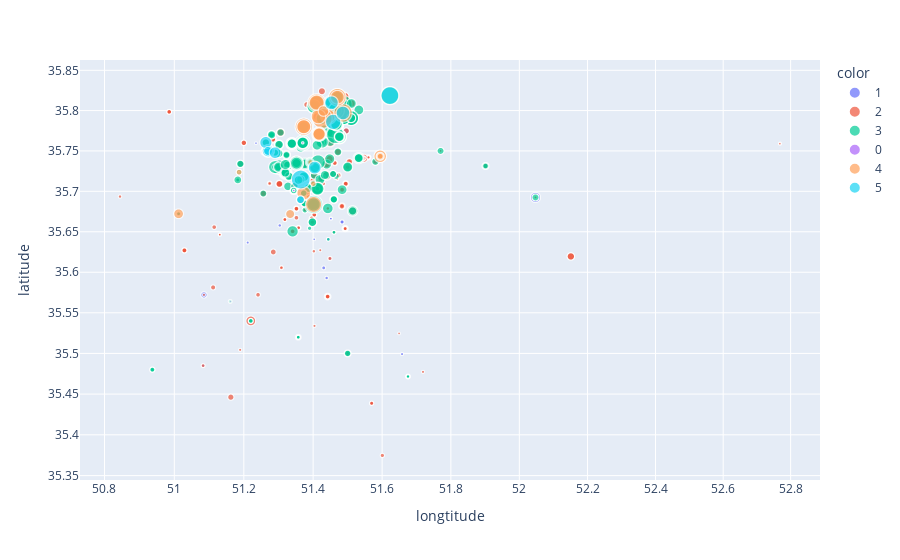

The code cell stored with this chart in its notebook:
### Code cell
px.scatter(df, x='longtitude', y='latitude', size='price' , 
           hover_name='address' , color=df['room'].astype(str), log_x=True, log_y=True)

### Figure 1 — Plotly figure (JSON) as saved in the notebook; plotly's stock layout.template omitted (floating-point values rounded to 4 significant figures; data arrays with more than 128 entries replaced by an {"elided": "..."} marker saying what was removed)
{"data": [{"hovertemplate": "<b>%{hovertext}</b><br><br>color=1<br>longtitude=%{x}<br>latitude=%{y}<br>price=%{marker.size}<extra></extra>", "hovertext": {"elided": "626 str values"}, "legendgroup": "1", "marker": {"color": "#636efa", "size": {"elided": "626 int values"}, "sizemode": "area", "sizeref": 79170000, "symbol": "circle"}, "mode": "markers", "name": "1", "showlegend": true, "type": "scattergl", "x": {"elided": "626 float values"}, "xaxis": "x", "y": {"elided": "626 float values"}, "yaxis": "y"}, {"hovertemplate": "<b>%{hovertext}</b><br><br>color=2<br>longtitude=%{x}<br>latitude=%{y}<br>price=%{marker.size}<extra></extra>", "hovertext": {"elided": "1795 str values"}, "legendgroup": "2", "marker": {"color": "#EF553B", "size": {"elided": "1795 int values"}, "sizemode": "area", "sizeref": 79170000, "symbol": "circle"}, "mode": "markers", "name": "2", "showlegend": true, "type": "scattergl", "x": {"elided": "1795 float values"}, "xaxis": "x", "y": {"elided": "1795 float values"}, "yaxis": "y"}, {"hovertemplate": "<b>%{hovertext}</b><br><br>color=3<br>longtitude=%{x}<br>latitude=%{y}<br>price=%{marker.size}<extra></extra>", "hovertext": {"elided": "606 str values"}, "legendgroup": "3", "marker": {"color": "#00cc96", "size": {"elided": "606 int values"}, "sizemode": "area", "sizeref": 79170000, "symbol": "circle"}, "mode": "markers", "name": "3", "showlegend": true, "type": "scattergl", "x": {"elided": "606 float values"}, "xaxis": "x", "y": {"elided": "606 float values"}, "yaxis": "y"}, {"hovertemplate": "<b>%{hovertext}</b><br><br>color=0<br>longtitude=%{x}<br>latitude=%{y}<br>price=%{marker.size}<extra></extra>", "hovertext": ["Shahrake Qods", "Ostad Moein", "Nasim Shahr", "Northern Chitgar", "Ostad Moein", "Shahrake Qods"], "legendgroup": "0", "marker": {"color": "#ab63fa", "size": [248000000, 650000000, 360000000, 345000000, 500000000, 470000000], "sizemode": "area", "sizeref": 79170000, "symbol": "circle"}, "mode": "markers", "name": "0", "showlegend": true, "type": "scattergl", "x": [51.37, 51.34, 51.16, 51.19, 51.34, 51.37], "xaxis": "x", "y": [35.76, 35.7, 35.56, 35.72, 35.7, 35.76], "yaxis": "y"}, {"hovertemplate": "<b>%{hovertext}</b><br><br>color=4<br>longtitude=%{x}<br>latitude=%{y}<br>price=%{marker.size}<extra></extra>", "hovertext": ["Gheitarieh", "Saadat Abad", "Persian Gulf Martyrs Lake", "Saadat Abad", "Saadat Abad", "Zaferanieh", "Persian Gulf Martyrs Lake", "Andisheh", "Gheitarieh", "Andisheh", "Jeyhoon", "Elahieh", "Mahmoudieh", "Zaferanieh", "Andisheh", "Aqdasieh", "Andisheh", "Persian Gulf Martyrs Lake", "Shahryar", "Andisheh", "Mehrabad", "Kamranieh", "Niavaran", "Jordan", "Zaferanieh", "Andisheh", "Andisheh", "Tajrish", "Keshavarz Boulevard", "Northern Chitgar", "Jordan", "Jordan", "Jordan", "Amirabad", "Niavaran", "Azarbaijan", "Persian Gulf Martyrs Lake"], "legendgroup": "4", "marker": {"color": "#FFA15A", "size": [20000000000, 24000000000, 12850000000, 15000000000, 15500000000, 26000000000, 5100000000, 5500000000, 14000000000, 5700000000, 4700000000, 31668000000, 17000000000, 15950000000, 5200000000, 27000000000, 3060000000, 4800000000, 7500000000, 4300000000, 6200000000, 20250000000, 25000000000, 12000000000, 18750000000, 5700000000, 5700000000, 9000000000, 2420000000, 2720000000, 17000000000, 13000000000, 11385000000, 2400000000, 15000000000, 15000000000, 2720000000], "sizemode": "area", "sizeref": 79170000, "symbol": "circle"}, "mode": "markers", "name": "4", "showlegend": true, "type": "scattergl", "x": [51.44, 51.37, 51.59, 51.37, 51.37, 51.41, 51.59, 51.27, 51.44, 51.27, 51.36, 51.43, 51.42, 51.41, 51.27, 51.49, 51.27, 51.59, 51.01, 51.27, 51.33, 51.4, 51.47, 51.42, 51.41, 51.27, 51.27, 51.43, 51.4, 51.19, 51.42, 51.42, 51.42, 51.39, 51.47, 51.37, 51.59], "xaxis": "x", "y": [35.79, 35.78, 35.74, 35.78, 35.78, 35.81, 35.74, 35.75, 35.79, 35.75, 35.69, 35.79, 35.79, 35.81, 35.75, 35.8, 35.75, 35.74, 35.67, 35.75, 35.67, 35.68, 35.82, 35.77, 35.81, 35.75, 35.75, 35.8, 35.71, 35.72, 35.77, 35.77, 35.77, 35.74, 35.82, 35.7, 35.74], "yaxis": "y"}, {"hovertemplate": "<b>%{hovertext}</b><br><br>color=5<br>longtitude=%{x}<br>latitude=%{y}<br>price=%{marker.size}<extra></extra>", "hovertext": ["Andisheh", "Ekhtiarieh", "Yousef Abad", "Dezashib", "Andisheh", "Andisheh", "Andisheh", "Aqdasieh", "Dehkade Olampic", "Andisheh", "Shahr-e-Ziba", "Lavasan", "Sattarkhan", "Jeyhoon", "Jeyhoon"], "legendgroup": "5", "marker": {"color": "#19d3f3", "size": [11000000000, 18500000000, 13500000000, 14500000000, 13000000000, 11000000000, 11000000000, 14500000000, 12000000000, 6500000000, 10700000000, 25000000000, 28000000000, 5000000000, 4700000000], "sizemode": "area", "sizeref": 79170000, "symbol": "circle"}, "mode": "markers", "name": "5", "showlegend": true, "type": "scattergl", "x": [51.27, 51.46, 51.4, 51.45, 51.27, 51.27, 51.27, 51.49, 51.26, 51.27, 51.29, 51.62, 51.36, 51.36, 51.36], "xaxis": "x", "y": [35.75, 35.79, 35.73, 35.81, 35.75, 35.75, 35.75, 35.8, 35.76, 35.75, 35.75, 35.82, 35.71, 35.69, 35.69], "yaxis": "y"}], "layout": {"legend": {"itemsizing": "constant", "title": {"text": "color"}, "tracegroupgap": 0}, "margin": {"t": 60}, "xaxis": {"anchor": "y", "domain": [0, 1], "title": {"text": "longtitude"}, "type": "log"}, "yaxis": {"anchor": "x", "domain": [0, 1], "title": {"text": "latitude"}, "type": "log"}}}
